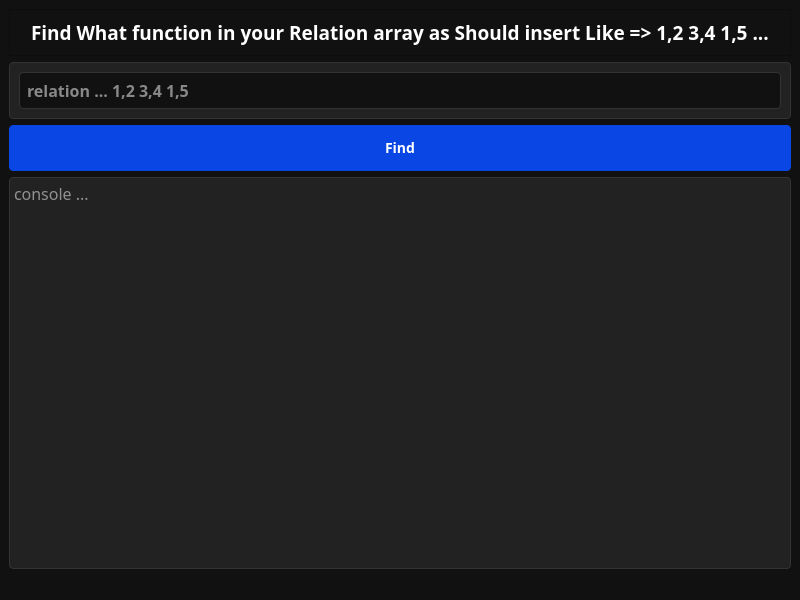
<?xml version="1.0" encoding="UTF-8"?>
<ui version="4.0">
 <class>FindRel</class>
 <widget class="QMainWindow" name="FindRel">
  <property name="geometry">
   <rect>
    <x>0</x>
    <y>0</y>
    <width>800</width>
    <height>600</height>
   </rect>
  </property>
  <property name="windowTitle">
   <string>FindRel</string>
  </property>
  <property name="styleSheet">
   <string notr="true">color:white;
background-color:#111;</string>
  </property>
  <widget class="QWidget" name="centralwidget">
   <layout class="QVBoxLayout" name="verticalLayout">
    <item>
     <widget class="QFrame" name="frame_3">
      <property name="frameShape">
       <enum>QFrame::StyledPanel</enum>
      </property>
      <property name="frameShadow">
       <enum>QFrame::Raised</enum>
      </property>
      <layout class="QHBoxLayout" name="horizontalLayout_2">
       <item alignment="Qt::AlignHCenter">
        <widget class="QLabel" name="label">
         <property name="font">
          <font>
           <family>IRANSansWeb</family>
           <pointsize>14</pointsize>
           <bold>true</bold>
          </font>
         </property>
         <property name="text">
          <string>Find What function in your Relation array as Should insert Like =&gt; 1,2 3,4 1,5 ...</string>
         </property>
        </widget>
       </item>
      </layout>
     </widget>
    </item>
    <item>
     <widget class="QFrame" name="frame">
      <property name="styleSheet">
       <string notr="true">background-color:#222;
	color:white;
	border:1px solid #333;
	border-radius: 4px;</string>
      </property>
      <property name="frameShape">
       <enum>QFrame::StyledPanel</enum>
      </property>
      <property name="frameShadow">
       <enum>QFrame::Raised</enum>
      </property>
      <layout class="QHBoxLayout" name="horizontalLayout">
       <item>
        <widget class="QLineEdit" name="getRelation">
         <property name="font">
          <font>
           <family>IRANSansWeb</family>
           <pointsize>12</pointsize>
           <bold>true</bold>
          </font>
         </property>
         <property name="styleSheet">
          <string notr="true">border:1px solid #333;
	border-radius: 4px;
	color:white;
	padding:5px;
	background-color:#111;</string>
         </property>
         <property name="text">
          <string/>
         </property>
         <property name="placeholderText">
          <string>relation ... 1,2 3,4 1,5</string>
         </property>
        </widget>
       </item>
      </layout>
     </widget>
    </item>
    <item>
     <widget class="QPushButton" name="findRel">
      <property name="font">
       <font>
        <family>IRANSansWeb</family>
        <pointsize>-1</pointsize>
        <bold>true</bold>
       </font>
      </property>
      <property name="cursor">
       <cursorShape>PointingHandCursor</cursorShape>
      </property>
      <property name="styleSheet">
       <string notr="true">background-color: #0A46E4;		
  	border: 1px solid #0A46E4;		
  	border-radius: 4px;			
 	color: #FFFFFF;				
 	font-size: 14px;			
 	line-height: 1.15;			
 	padding: 12px 16px;</string>
      </property>
      <property name="text">
       <string>Find</string>
      </property>
     </widget>
    </item>
    <item>
     <widget class="QTextEdit" name="textEdit">
      <property name="font">
       <font>
        <family>IRANSansWeb</family>
        <pointsize>12</pointsize>
       </font>
      </property>
      <property name="styleSheet">
       <string notr="true">background-color:#222;
	color:white;
	border:1px solid #333;
	border-radius: 4px;</string>
      </property>
      <property name="horizontalScrollBarPolicy">
       <enum>Qt::ScrollBarAlwaysOff</enum>
      </property>
      <property name="readOnly">
       <bool>true</bool>
      </property>
      <property name="placeholderText">
       <string>console ... </string>
      </property>
     </widget>
    </item>
   </layout>
  </widget>
  <widget class="QMenuBar" name="menubar">
   <property name="geometry">
    <rect>
     <x>0</x>
     <y>0</y>
     <width>800</width>
     <height>21</height>
    </rect>
   </property>
  </widget>
  <widget class="QStatusBar" name="statusbar"/>
 </widget>
 <resources/>
 <connections/>
</ui>
